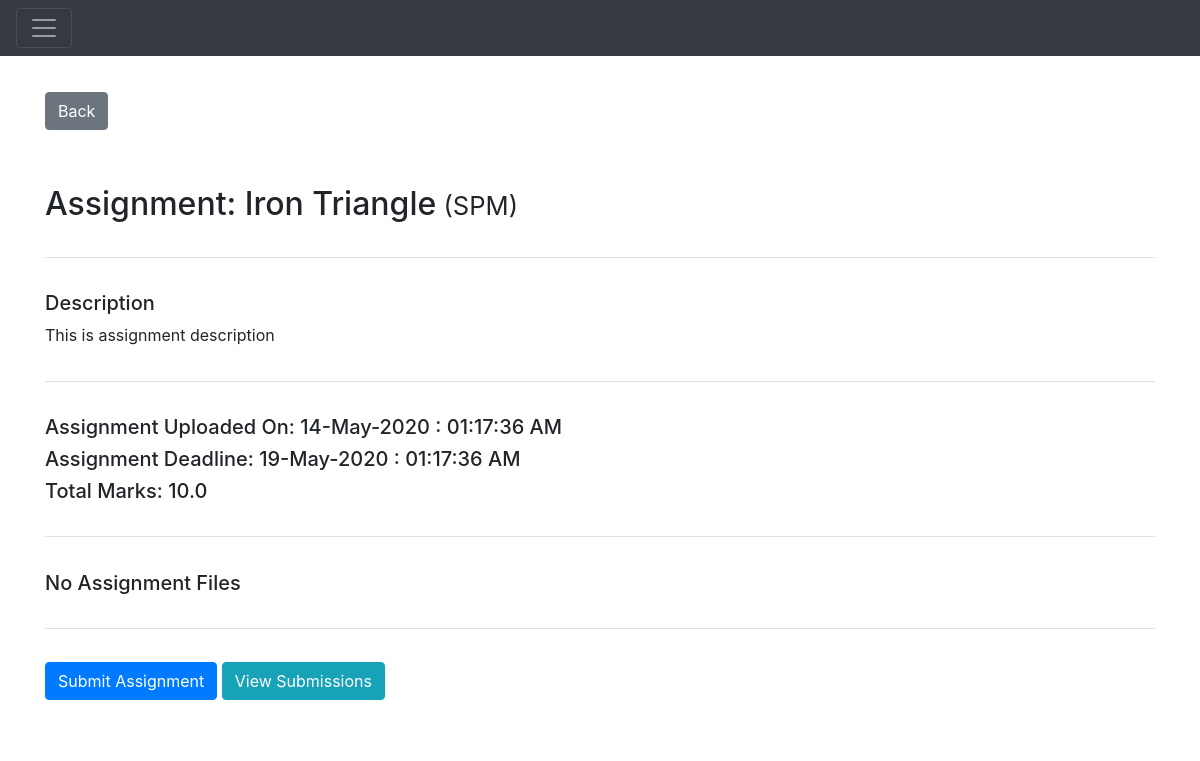
Page /assignments/detail/1 (signed in) on the earlier database version.
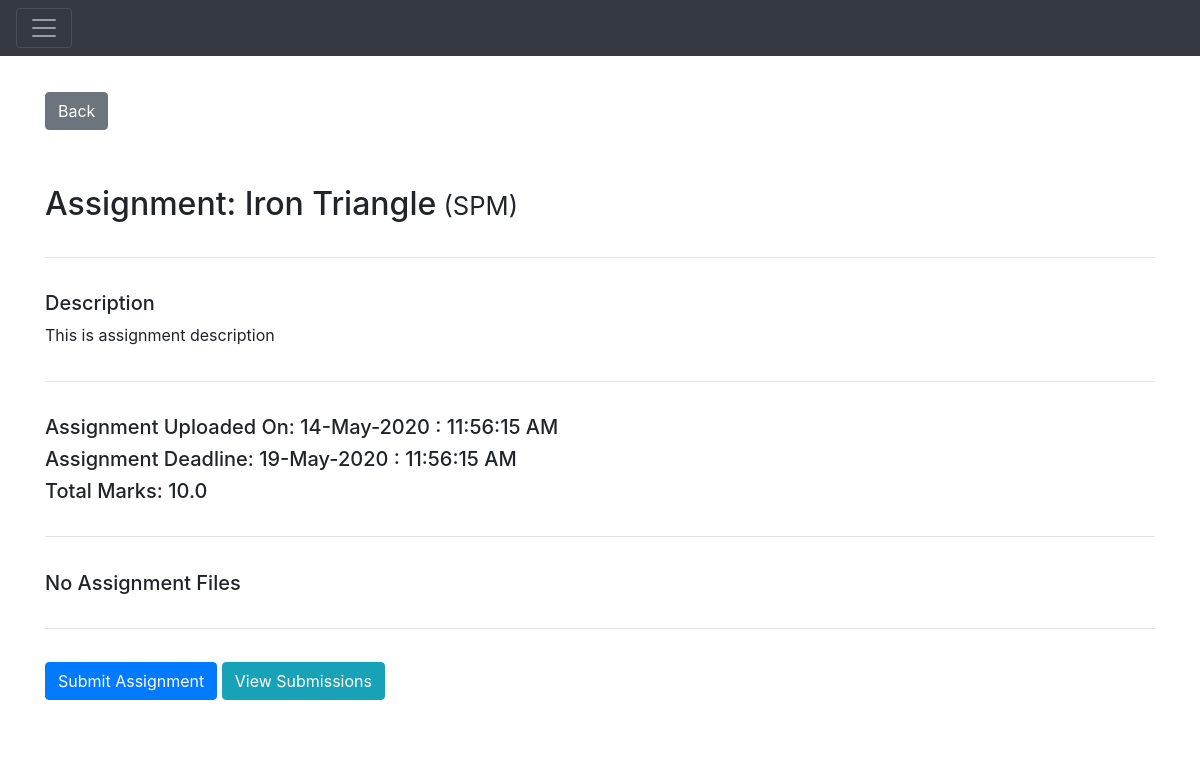
Same page on the later database version.
### Application/models.py (models this page shows)
class Assignment(db.Model):
    __tablename__ = "assignments"
    assignmentId = db.Column(
        db.Integer,
        primary_key=True,
        autoincrement=True
    )
    assignmentName = db.Column(
        db.String(120),
        nullable=False
    )
    assignmentDesc = db.Column(
        db.String(255),
        nullable=False
    )
    assignmentDeadline = db.Column(
        db.DateTime
    )
    courseId = db.Column(db.Integer, db.ForeignKey('courses.courseId'))
    course = relationship("Course", backref="assignments")
    totalMarks = db.Column(db.Float, nullable=False)
    uploadDateTime = db.Column(db.DateTime, nullable=False)

### Application/assignments.py (the view)
@app.route('/assignments/detail/<id>', methods=['GET'])
def getAssignmentDetailById(id):
    assignment = models.Assignment.query.filter_by(assignmentId=id).first()
    if not assignment:
        flash('Assignment did not exist')
        return redirect('/home')
    isTeacher = models.Enrollment.query.filter_by(courseId=assignment.courseId, userId=session[
        'id']).first().enrollmentRole == models.EnrollmentRole.Teacher
    return render_template('assignment_detail.html', assignment=assignment, isTeacher=isTeacher)

### Application/templates/assignment_detail.html (shortened to what this page needs)
{% extends 'main.html' %}
{% block head %}
{{ super() }}
{% endblock %}
{% block body %}
{{ super() }}
<div class="container" style="margin-top: 3%">
    <a class="btn btn-secondary" href={{url_for('getAssignmentsByCourse' ,id=assignment.courseId) }}>Back</a>
    <div class="page-header" style="margin: 2% 0%; padding: 3% 0% 0% 0%;">
      <h2>Assignment: {{ assignment.assignmentName }}<small> ({{ assignment.course.courseName }})</small></h2>
    </div>
    <div>
        <div class="border-top" style="margin: 3% 0%; padding: 3% 0% 0% 0%;">
            <h5>Description</h5>
            <p>{{assignment.assignmentDesc }}</p>
        </div>
        <div class="border-top" style="margin: 3% 0%; padding: 3% 0% 0% 0%;">
            <h5>Assignment Uploaded On: {{ assignment.uploadDateTime.strftime('%d-%b-%Y : %I:%M:%S %p') }}</h5>
            <h5>Assignment Deadline: {{ assignment.assignmentDeadline.strftime('%d-%b-%Y : %I:%M:%S %p') }}</h5>
            <h5>Total Marks: {{ assignment.totalMarks }}</h5>
        </div>
        <div class="border-top" style="margin: 3% 0%; padding: 3% 0% 0% 0%;">
            {% if assignment.assignmentFiles|length >= 1 %}
            <h5>Assignment Files [Click to 💾]</h5>
            <div class="list-group">
            {% for file in assignment.assignmentFiles %}
                <a class="list-group-item list-group-item-action" href = {{ url_for('downloadAssignment' ,id=file.assignmentFileId)}}>{{ file.fileName }}</a>
            {% endfor %}
            </div>
            {% else %}
            <h5>No Assignment Files</h5>
            {% endif %}
        </div>
        <div class="border-top" style="padding: 3% 0%;">
            {% if not isTeacher %}
            <a class="btn btn-primary" href={{ url_for('submitAssignment',id=assignment.assignmentId) }}>
                Submit Assignment
            </a>
            {% endif %}
            <a class="btn btn-info" href= {{ url_for('assignmentSubmission',id=assignment.assignmentId) }}>
                View Submissions
            </a>
        </div>
    </div>
</div>
{% endblock %}

Differences in the rows shown:
changed Assignment "Iron Triangle": uploadDateTime "14-May-2020 : 01:17:36 AM" → "14-May-2020 : 11:56:15 AM"; assignmentDeadline "19-May-2020 : 01:17:36 AM" → "19-May-2020 : 11:56:15 AM"
